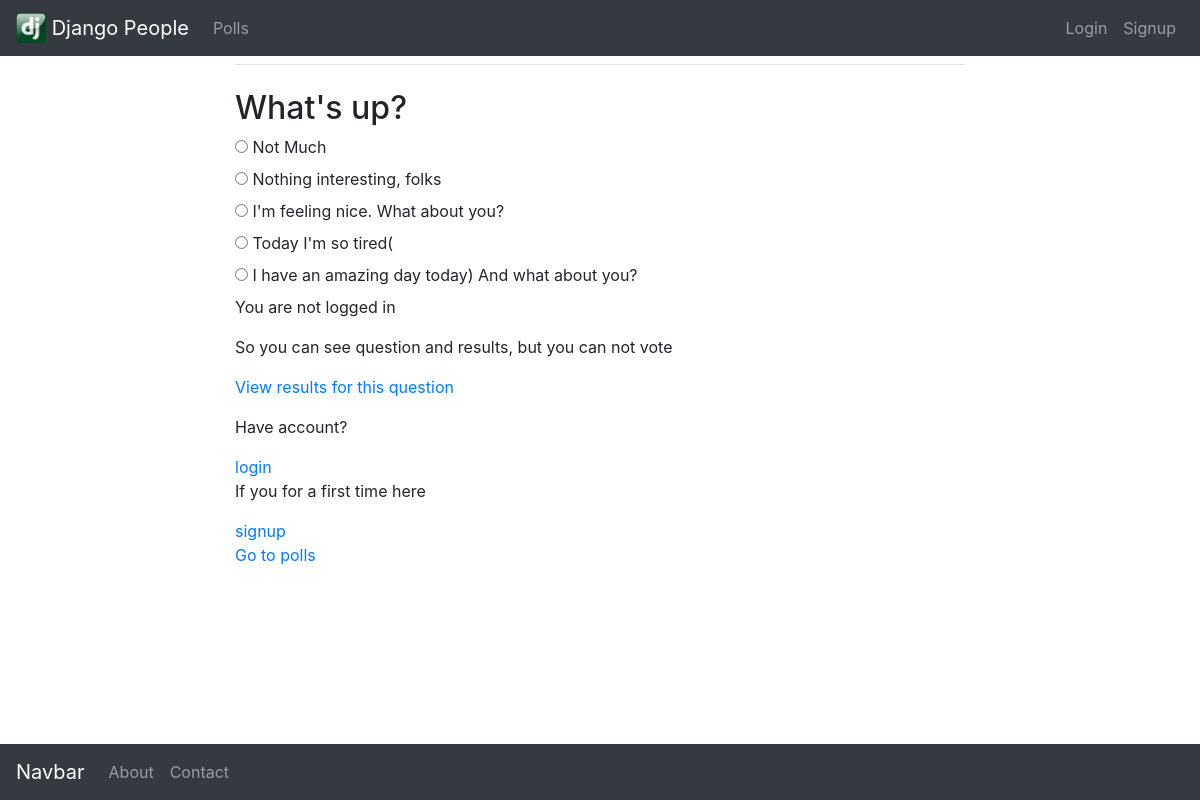
The page /polls/1/ on the database its author committed.
### polls/models.py (models this page shows, shortened)
class Question(models.Model):
    question_text = models.CharField(max_length=200)
    pub_date = models.DateTimeField('date published')
    def was_published_recently(self):
        now = timezone.now()
        return now - datetime.timedelta(days=1) <= self.pub_date <= now
    was_published_recently.admin_order_field = 'pub_date'
    was_published_recently.boolean = True
    was_published_recently.short_description = 'Published recently?'

class Choice(models.Model):
    question = models.ForeignKey(Question, on_delete=models.CASCADE)
    choice_text = models.CharField(max_length=200)
    votes = models.IntegerField(default=0)

### polls/views.py (the view)
# urls.py: path('<int:pk>/', views.DetailView.as_view(), name='detail'),
class DetailView(generic.DetailView):
    model = Question
    template_name = 'polls/detail.html'
    def get_queryset(self):
        return Question.objects.filter(pub_date__lte=timezone.now())

### polls/templates/polls/detail.html (shortened to what this page needs)
{% extends "base.html" %}
{% block content %}
<h2>{{ question.question_text }}</h2>
{% if user.is_authenticated %}
    <form action="{% url 'polls:vote' question.id %}" method="post">
    {% csrf_token %}
    {% for choice in question.choice_set.all %}
    <input type="radio" name="choice" id="choice{{ forloop.counter }}" value="{{ choice.id }}">
    <label for="choice{{ forloop.counter }}">{{ choice.choice_text }}</label><br>
    {% endfor %}
<button type="submit" class="btn btn-dark">Vote</button>
</form>
    <p>You can logout here</p>
    <p><a href="{% url 'logout' %}">logout</a></p>
{% else %}
  {% for choice in question.choice_set.all %}
  <input type="radio" name="choice" id="choice{{ forloop.counter }}" value="{{ choice.id }}">
  <label for="choice{{ forloop.counter }}">{{ choice.choice_text }}</label><br>
  {% endfor %}
  <p>You are not logged in</p>
  <p>So you can see question and results, but you can not vote</p>
  <p><a href="{% url 'polls:results' question.id %}">View results for this question</a></p>
  <p>Have account?</p>
  <a href="{% url 'login' %}">login</a>
  <p>If you for a first time here</p>
  <a href="{% url 'signup' %}">signup</a>
{% endif %}
<p><a href="{% url 'polls:index' %}">Go to polls</a></p>
{% endblock %}

### rows shown on the page
Question: question_text "What's up?"
Choice: choice_text "Not Much"
Choice: choice_text "Nothing interesting, folks"
Choice: choice_text "I'm feeling nice. What about you?"
Choice: choice_text "Today I'm so tired("
Choice: choice_text "I have an amazing day today) And what about you?"
